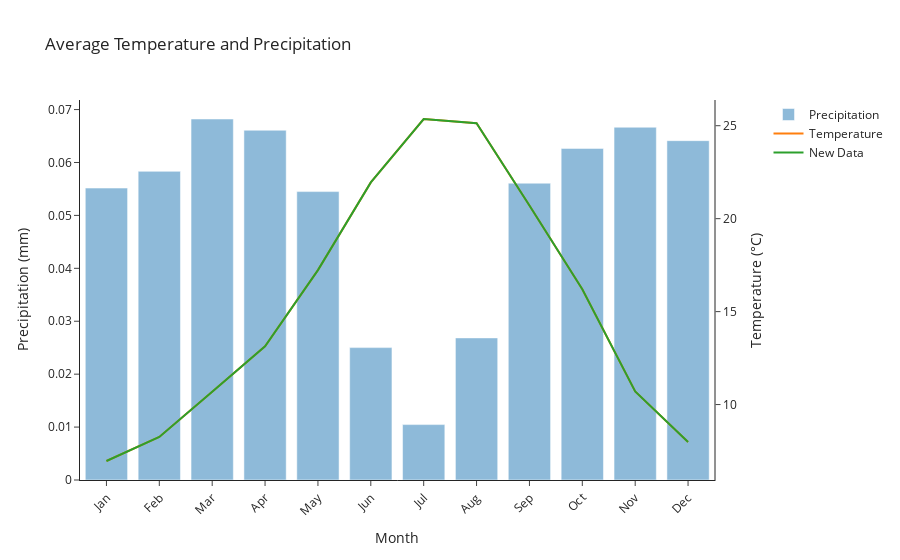

Notebook code cell kept with this figure:
### Code cell
### example figure with show/hide traces
from plotly.subplots import make_subplots

# Create a subplot with shared x-axis
fig = make_subplots(specs=[[{"secondary_y": True}]])

# Add a bar chart for precipitation to the secondary y-axis
fig.add_trace(
    go.Bar(x=avg_tp.month, y=avg_tp, name='Precipitation', opacity=0.5),
    secondary_y=False,
)

# Add a line chart for temperature to the primary y-axis
fig.add_trace(
    go.Scatter(x=avg_temp.month, y=avg_temp, mode='lines', name='Temperature'),
    secondary_y=True,
)

# Add another line chart for a new data series
fig.add_trace(
    go.Scatter(x=avg_temp.month, y=avg_temp, mode='lines', name='New Data'),
    secondary_y=True,
)

# Set the layout to have two y-axes
fig.update_layout(
    title = 'Average Temperature and Precipitation',
    yaxis=dict(title='Precipitation (mm)'),
    yaxis2=dict(title='Temperature (°C)', overlaying='y', side='right'),
    xaxis=dict(
        title='Month',
        tickmode='array',
        tickvals=avg_temp.month,
        ticktext=['Jan', 'Feb', 'Mar', 'Apr', 'May', 'Jun', 'Jul', 'Aug', 'Sep', 'Oct', 'Nov', 'Dec'],
        tickangle=-45
    ),
    template='simple_white',
)

# Show the figure
fig.show()

### Figure 1 — Plotly figure (JSON) as saved in the notebook; plotly's stock layout.template omitted (floating-point values rounded to 4 significant figures)
{"data": [{"name": "Precipitation", "opacity": 0.5, "type": "bar", "x": [1, 2, 3, 4, 5, 6, 7, 8, 9, 10, 11, 12], "xaxis": "x", "y": [0.05517, 0.05833, 0.06822, 0.06609, 0.0545, 0.02502, 0.01047, 0.02685, 0.05609, 0.06266, 0.06666, 0.06413], "yaxis": "y"}, {"mode": "lines", "name": "Temperature", "type": "scatter", "x": [1, 2, 3, 4, 5, 6, 7, 8, 9, 10, 11, 12], "xaxis": "x", "y": [6.964, 8.26, 10.69, 13.13, 17.23, 21.95, 25.36, 25.13, 20.71, 16.21, 10.71, 7.985], "yaxis": "y2"}, {"mode": "lines", "name": "New Data", "type": "scatter", "x": [1, 2, 3, 4, 5, 6, 7, 8, 9, 10, 11, 12], "xaxis": "x", "y": [6.964, 8.26, 10.69, 13.13, 17.23, 21.95, 25.36, 25.13, 20.71, 16.21, 10.71, 7.985], "yaxis": "y2"}], "layout": {"title": {"text": "Average Temperature and Precipitation"}, "xaxis": {"anchor": "y", "domain": [0, 0.94], "tickangle": -45, "tickmode": "array", "ticktext": ["Jan", "Feb", "Mar", "Apr", "May", "Jun", "Jul", "Aug", "Sep", "Oct", "Nov", "Dec"], "tickvals": [1, 2, 3, 4, 5, 6, 7, 8, 9, 10, 11, 12], "title": {"text": "Month"}}, "yaxis": {"anchor": "x", "domain": [0, 1], "title": {"text": "Precipitation (mm)"}}, "yaxis2": {"anchor": "x", "overlaying": "y", "side": "right", "title": {"text": "Temperature (°C)"}}}}
